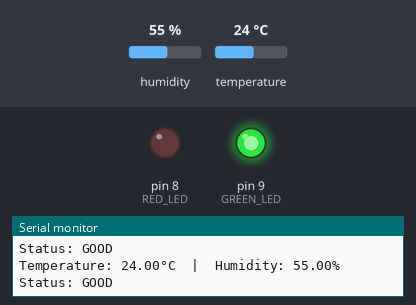
A sketch run on a simulated Arduino Uno, built with avr-gcc and run on an emulated ATmega328P. Parts: output pins drawn as LEDs (lit = HIGH), the last lines printed to the serial monitor. The inputs (shaded band) are chosen by the test bench; at power-on: humidity 55 %, temperature 24 °C.

Above: at 2.8 s.
2.9 s: humidity set to 41 %
5.6 s: humidity set to 38 %
At 6.5 s:
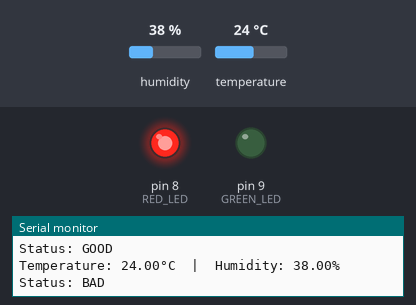
8.3 s: humidity set to 40 %
At 11.3 s:
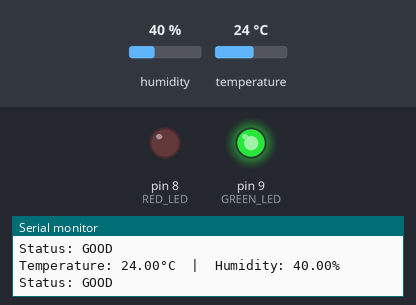
11.6 s: humidity set to 22 %
At 12.7 s:
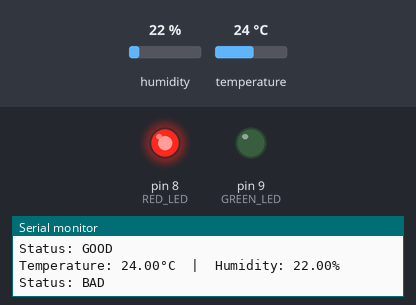
Timing chart, 0 to 14.6 s (numbered marks = the images above; inputs shaded):
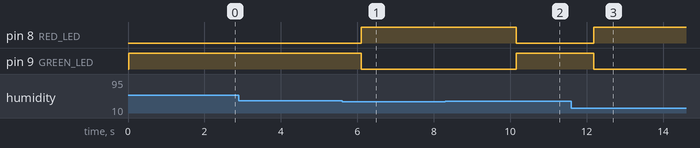

The sketch:

Arduino_DHT11_Project.ino
```cpp
#include "DHT.h"

#define DHTPIN 2       // Pin where DHT11 is connected
#define DHTTYPE DHT11  // DHT 11 sensor type
#define RED_LED 8
#define GREEN_LED 9
// Define good range
#define TEMP_MIN 20
#define TEMP_MAX 30
#define HUM_MIN 40
#define HUM_MAX 60

DHT dht(DHTPIN, DHTTYPE);
void setup() {
  Serial.begin(9600);
  dht.begin();
  pinMode(RED_LED, OUTPUT);
  pinMode(GREEN_LED, OUTPUT);
  Serial.println("DHT11 sensor reading started...");
}
void loop() {
  // Read humidity and temperature
  float humidity = dht.readHumidity();
  float temperature = dht.readTemperature();
  // Check if reading failed
  if (isnan(humidity) || isnan(temperature)) {
    Serial.println("Failed to read from DHT sensor!");
    digitalWrite(RED_LED, HIGH);
    digitalWrite(GREEN_LED, LOW);
    delay(2000);
    return;
  }
  Serial.print("Temperature: ");
  Serial.print(temperature);
  Serial.print("°C  |  Humidity: ");
  Serial.print(humidity);
  Serial.println("%");
  // Check if both are in the good range
  if (temperature >= TEMP_MIN && temperature <= TEMP_MAX && humidity >= HUM_MIN && humidity <= HUM_MAX) {
    // Good condition
    digitalWrite(GREEN_LED, HIGH);
    digitalWrite(RED_LED, LOW);
    Serial.println("Status: GOOD");
  } else {
    // Not good condition
    digitalWrite(RED_LED, HIGH);
    digitalWrite(GREEN_LED, LOW);
    Serial.println("Status: BAD");
  }
  delay(1000);  // Wait 2 seconds before next reading
}
```

Measured:
- the behaviour switches between 40 and 39 % on humidity (found by bisection; images 0 and 1)
- after the input at 5.6 s, pin 8 (RED_LED): LOW → HIGH after 0.50 s; pin 9 (GREEN_LED): HIGH → LOW after 0.50 s
- after the input at 8.3 s, pin 8 (RED_LED): HIGH → LOW after 1.9 s; pin 9 (GREEN_LED): LOW → HIGH after 1.9 s
- after the input at 11.6 s, pin 8 (RED_LED): LOW → HIGH after 0.58 s; pin 9 (GREEN_LED): HIGH → LOW after 0.58 s
